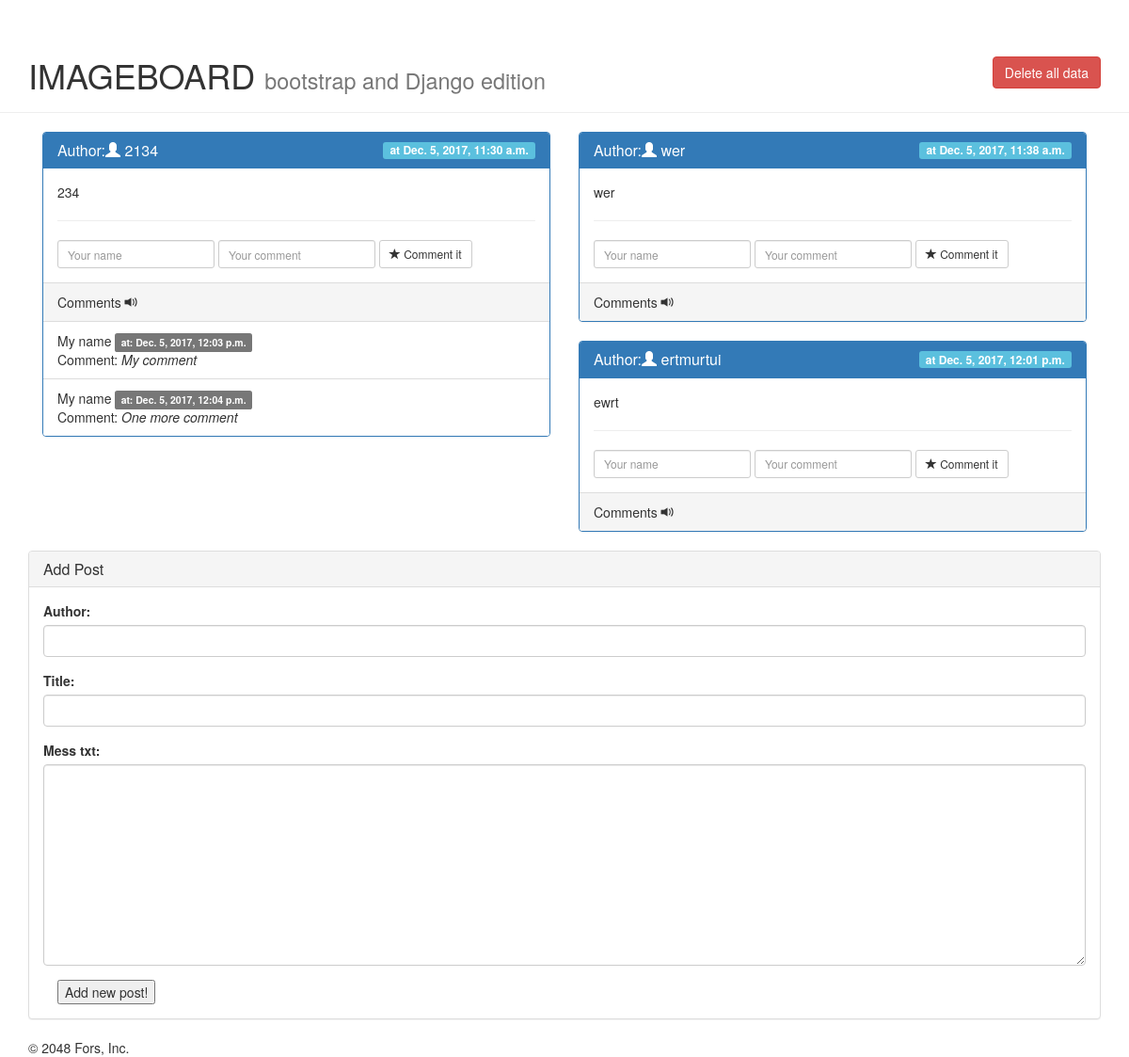
The page / on the database its author committed.
### my_app/models.py (models this page shows, shortened)
class Post(models.Model):
    __tablename__ = 'posts'
    author = models.CharField(max_length=10)
    title = models.CharField(max_length=30, blank=True, null=True)
    mess_txt = models.TextField(max_length=200)
    created_date = models.DateTimeField(default=timezone.now)

class Comment(models.Model):
    __tablename__ = 'comments'
    post = models.ForeignKey('Post')  #related_name='id' не нужно. Будет нужно, если будет несколько FK на одну таблицу
    author = models.CharField(max_length=10)
    comment_body = models.TextField(max_length=100)
    created_date = models.DateTimeField(default=timezone.now)

### my_app/views.py (the view, shortened to what this page needs)
# urls.py: url(r'^$', index, name='index'),
def index(request):
    if request.method == 'GET':
        posts = Post.objects.order_by('created_date')
        form = New_Post_Form()
        return render(request, 'index.html', {'form': form, 'posts': posts})  #Путь до папки с темплейтами, у каждого апп он свой

### my_app/forms.py (shortened to what this page needs)
class New_Post_Form(forms.ModelForm):
    class Meta:
        model = Post
        fields = (
            'author',
            'title',
            'mess_txt',
        )

### my_app/templates/index.html (shortened to what this page needs)
{% extends "base.html" %}
{% load widget_tweaks %}
{% block content %}
{% for post in posts %}
    {% include 'post-card.html' %}
{% endfor %}
<div class="row">
    <div class="col-md-12">
        <div class="panel panel-default">
            <div class="panel-heading"><h3 class="panel-title">Add Post</h3></div>
            <div class="panel-body">
                <div class="col-md-12">
                    <form action="{% url 'index' %}" method="POST" class="form-horizontal" novalidate>
                       {% for field in form.visible_fields %}
                           <div class="form-group">
                               {{ field.label_tag }}
                               {% if form.is_bound %}
                                   {% if field.errors %}
                                       {% render_field field class="form-control is-invalid" %}
                                       {% for error in field.errors %}
                                           <div class="invalid-feedback">
                                               {{ error }}
                                           </div>
                                       {% endfor %}
                                   {% else %}
                                       {% render_field field class="form-control is-valid" %}
                                   {% endif %}
                              {% else %}
                                   {% render_field field class="form-control" %}
                              {% endif %}
                           </div>
                       {% endfor %}
                       <input type="submit" value="Add new post!" >
                    </form>
                </div>
            </div>
        </div>
    </div>
</div>
{% endblock %}

### my_app/templates/base.html (shortened to what this page needs)
{% load static %}
<!DOCTYPE html>
<html lang="en">
<head>
    <link rel="stylesheet" href="{% static '/css/bootstrap.min.css' %}" />
</head>
<body>
<div class="page-header">
    <div class="container">
        <h1>
            IMAGEBOARD <small>bootstrap and Django edition</small>
            <a class="pull-right btn btn-danger" href="{% url 'del_all' %}">Delete all data<br/></a>
        </h1>
    </div>
</div>
<div class="container">
    {% block content %}
    {% endblock %}
</div>
<div class="container">
     <div class="row">
         <div class="col-md-12">
             <footer>&copy; 2048 Fors, Inc.</footer>
         </div>
     </div>
</div>
</body>
</html>

### my_app/templates/post-card.html (shortened to what this page needs)
<div class="col-md-6">
    <div class="panel panel-primary">
        <div class="panel-heading">
            <h3 class="panel-title">Author:<span class="glyphicon glyphicon-user"></span> {{ post.author }} <small class="pull-right label label-info"> at {{ post.created_date }}</small></h3>
        </div>
        <div class="panel-body">
            {{ post.mess_txt }}
            <hr/>
            <form action="{% url 'add_comment' post.id %}" method="post" class="form-inline">
                    <div class="form-group">
                            <input type="text" class="form-control input-sm" id="" placeholder="Your name" name="author">
                    </div>
                    <div class="form-group">
                        <input type="text" class="form-control input-sm" id="" placeholder="Your comment" name="comment_body">
                    </div>
                    <button type="submit" class="btn btn-default btn-sm"><span class="glyphicon glyphicon-star" aria-hidden="true"></span> Comment it</button>
             </form>
        </div>
        <div class="panel-footer">Comments <span class="glyphicon glyphicon-volume-up"></span></div>
        <ul class="list-group">
            {% for comm in post.comment_set.all %}
                <li class="list-group-item">
                {{ comm.author }} <small class="label label-default">at: {{ comm.created_date }}</small> <br/>
                Comment: <i> {{ comm.comment_body }} </i><br/>
                </li>
            {% endfor %}
        </ul>
    </div>
</div>

### rows shown on the page
Post: author "2134", created_date "Dec. 5, 2017, 11:30 a.m.", mess_txt "234"
Comment: author "My name", created_date "Dec. 5, 2017, 12:03 p.m.", comment_body "My comment"
Comment: author "My name", created_date "Dec. 5, 2017, 12:04 p.m.", comment_body "One more comment"
Post: author "wer", created_date "Dec. 5, 2017, 11:38 a.m.", mess_txt "wer"
Post: author "ertmurtui", created_date "Dec. 5, 2017, 12:01 p.m.", mess_txt "ewrt"

### other values the page prints
{{ field.label_tag }} "Author:" "Title:" "Mess txt:"
